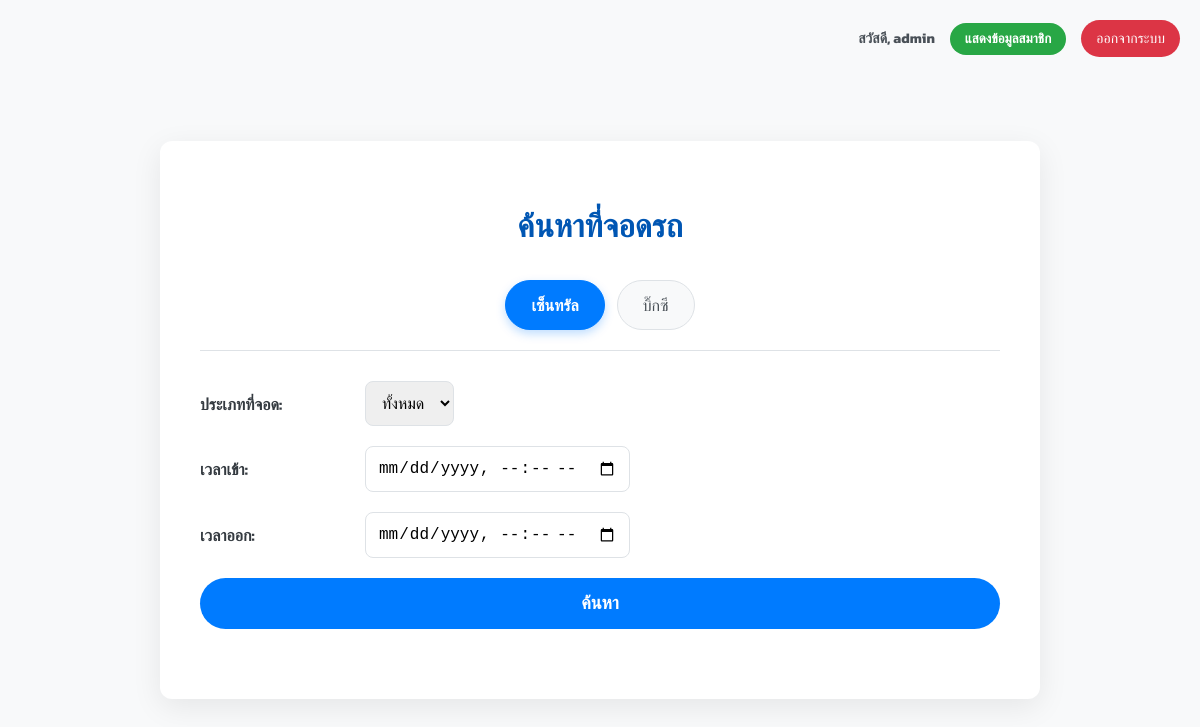
The app's page / (signed in), older data.
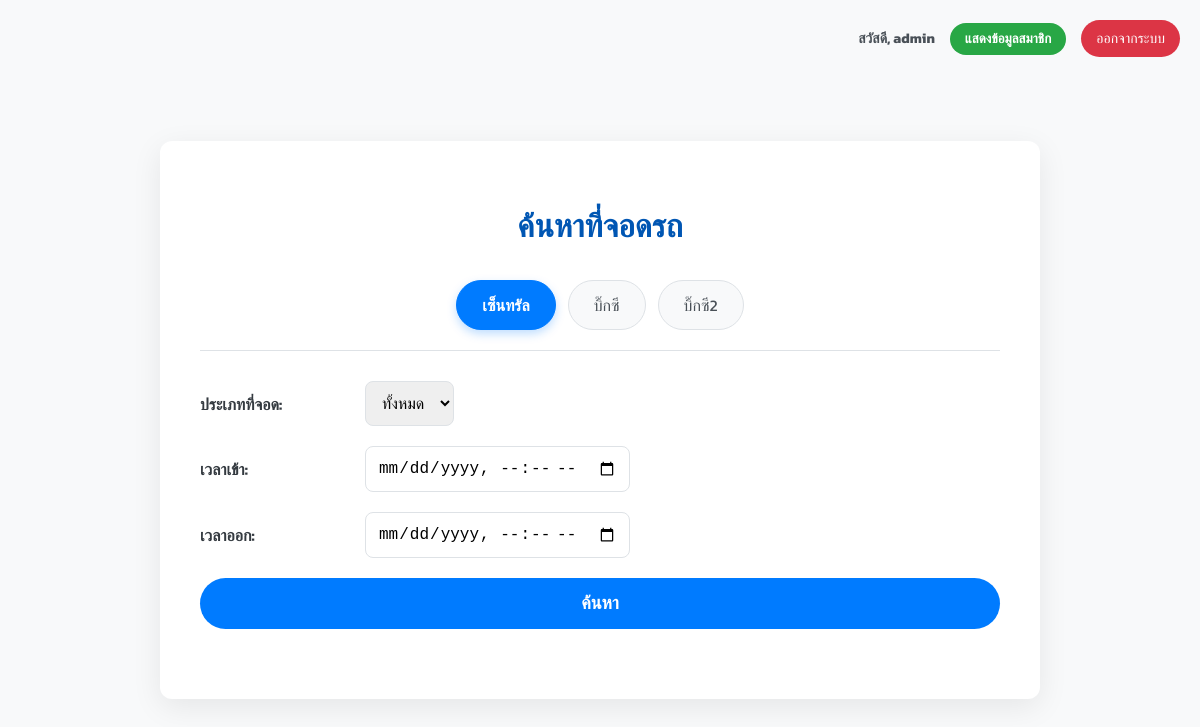
The same page, newer data.
### tables this page shows
CREATE TABLE `zones` (
  `id` int(11) NOT NULL,
  `name` varchar(255) NOT NULL
);

### index.php (the view, shortened to what this page needs)
<?php
require_once 'config.php';
$zones = [];
$zone_result = $conn->query("SELECT * FROM zones ORDER BY id");
if ($zone_result) {
    while($row = $zone_result->fetch_assoc()) {
        $zones[] = $row;
    }
}
$selected_zone_id = $_GET['zone'] ?? ($zones[0]['id'] ?? 0);
?>
<!DOCTYPE html>
<html lang="th">
<head>
</head>
<body>
    <?php if (isset($_SESSION['username'])): ?>
        <div class="header-controls">
            <span class="username">สวัสดี, <?php echo htmlspecialchars($_SESSION['username']); ?></span>
            <button id="show-info-button" style="padding: 8px 15px; border: none; border-radius: 20px; background-color: #28a745; color: white; font-weight: bold; cursor: pointer;">แสดงข้อมูลสมาชิก</button>
            <a href="logout.php" class="logout-button">ออกจากระบบ</a>
        </div>
    <?php endif; ?>
    <div class="container">
        <h1>ค้นหาที่จอดรถ</h1>
        <div class="zone-selector">
            <?php if (!empty($zones)): ?>
                <?php foreach ($zones as $zone): ?>
                    <a href="index.php?zone=<?php echo $zone['id']; ?>"
                       class="zone-button <?php if($zone['id'] == $selected_zone_id) echo 'active'; ?>">
                        <?php echo htmlspecialchars($zone['name']); ?>
                    </a>
                <?php endforeach; ?>
            <?php else: ?>
                <p>ยังไม่มีโซนที่จอดรถให้บริการ</p>
            <?php endif; ?>
        </div>
        <form action="park2.php" method="get" id="search-form">
            <div class="search-criteria">
                <div class="form-group">
                    <label for="spot_type">ประเภทที่จอด:</label>
                    <select id="spot_type" name="spot_type">
                        <option value="all">ทั้งหมด</option>
                    </select>
                </div>
                <div class="form-group">
                    <label for="start_time">เวลาเข้า:</label>
                    <input type="datetime-local" id="start_time" name="start_time" required>
                </div>
                <div class="form-group">
                    <label for="end_time">เวลาออก:</label>
                    <input type="datetime-local" id="end_time" name="end_time" required>
                </div>
                <button type="submit" id="search-button">ค้นหา</button>
            </div>
        </form>
    </div>
</body>
</html>

Row changes from the older to the newer data that the page shows:
added zones: name "บิ๊กซี2"
